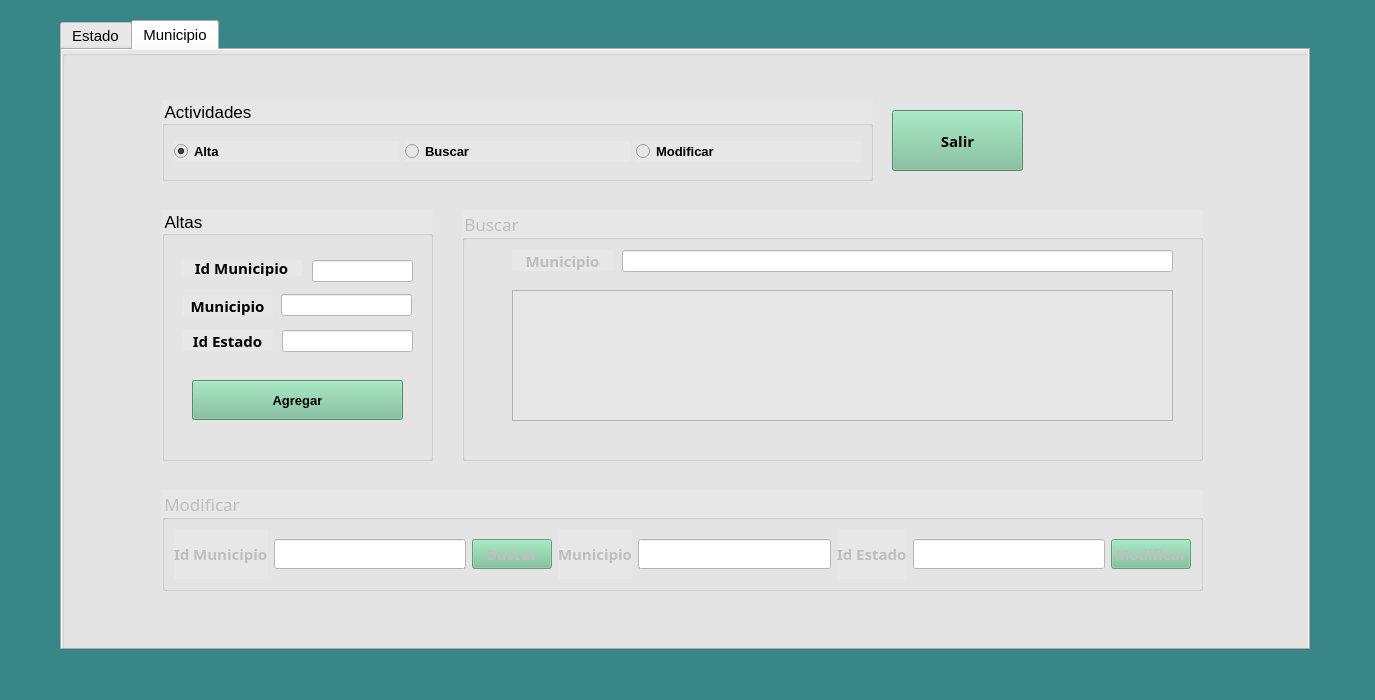
<?xml version="1.0" encoding="UTF-8"?>
<ui version="4.0">
 <class>estadosMun</class>
 <widget class="QWidget" name="estadosMun">
  <property name="geometry">
   <rect>
    <x>0</x>
    <y>0</y>
    <width>1375</width>
    <height>700</height>
   </rect>
  </property>
  <property name="minimumSize">
   <size>
    <width>1375</width>
    <height>700</height>
   </size>
  </property>
  <property name="maximumSize">
   <size>
    <width>1375</width>
    <height>700</height>
   </size>
  </property>
  <property name="windowTitle">
   <string>Estados y municipios</string>
  </property>
  <property name="windowIcon">
   <iconset resource="images.qrc">
    <normaloff>:/Images/if_Turtle_204384.ico</normaloff>:/Images/if_Turtle_204384.ico</iconset>
  </property>
  <widget class="QLabel" name="background">
   <property name="geometry">
    <rect>
     <x>0</x>
     <y>0</y>
     <width>1375</width>
     <height>700</height>
    </rect>
   </property>
   <property name="minimumSize">
    <size>
     <width>1375</width>
     <height>700</height>
    </size>
   </property>
   <property name="maximumSize">
    <size>
     <width>1375</width>
     <height>700</height>
    </size>
   </property>
   <property name="styleSheet">
    <string notr="true">background-color: rgb(57, 134, 137)</string>
   </property>
   <property name="text">
    <string/>
   </property>
  </widget>
  <widget class="QTabWidget" name="tabWidget">
   <property name="geometry">
    <rect>
     <x>60</x>
     <y>20</y>
     <width>1250</width>
     <height>630</height>
    </rect>
   </property>
   <property name="minimumSize">
    <size>
     <width>1250</width>
     <height>630</height>
    </size>
   </property>
   <property name="maximumSize">
    <size>
     <width>1250</width>
     <height>630</height>
    </size>
   </property>
   <property name="font">
    <font>
     <pointsize>11</pointsize>
    </font>
   </property>
   <property name="currentIndex">
    <number>1</number>
   </property>
   <widget class="QWidget" name="Estados">
    <property name="font">
     <font>
      <pointsize>11</pointsize>
     </font>
    </property>
    <attribute name="title">
     <string>Estado</string>
    </attribute>
    <widget class="QGroupBox" name="groupBox">
     <property name="geometry">
      <rect>
       <x>0</x>
       <y>0</y>
       <width>1250</width>
       <height>611</height>
      </rect>
     </property>
     <property name="minimumSize">
      <size>
       <width>1250</width>
       <height>611</height>
      </size>
     </property>
     <property name="maximumSize">
      <size>
       <width>1250</width>
       <height>611</height>
      </size>
     </property>
     <property name="styleSheet">
      <string notr="true">background-color: rgb(206, 206, 206);
background-color: rgb(231, 231, 231);</string>
     </property>
     <property name="title">
      <string/>
     </property>
     <widget class="QGroupBox" name="gbActivity">
      <property name="geometry">
       <rect>
        <x>100</x>
        <y>50</y>
        <width>711</width>
        <height>81</height>
       </rect>
      </property>
      <property name="minimumSize">
       <size>
        <width>711</width>
        <height>81</height>
       </size>
      </property>
      <property name="maximumSize">
       <size>
        <width>711</width>
        <height>81</height>
       </size>
      </property>
      <property name="font">
       <font>
        <pointsize>13</pointsize>
       </font>
      </property>
      <property name="title">
       <string>Actividades</string>
      </property>
      <layout class="QGridLayout" name="gridLayout">
       <item row="0" column="1">
        <widget class="QRadioButton" name="buscarEstadoRB">
         <property name="font">
          <font>
           <pointsize>10</pointsize>
           <weight>75</weight>
           <bold>true</bold>
          </font>
         </property>
         <property name="text">
          <string>Buscar</string>
         </property>
        </widget>
       </item>
       <item row="0" column="2">
        <widget class="QRadioButton" name="modEstadoRB">
         <property name="font">
          <font>
           <pointsize>10</pointsize>
           <weight>75</weight>
           <bold>true</bold>
          </font>
         </property>
         <property name="text">
          <string>Modificar</string>
         </property>
        </widget>
       </item>
       <item row="0" column="0">
        <widget class="QRadioButton" name="altaEstadoRB">
         <property name="font">
          <font>
           <pointsize>10</pointsize>
           <weight>75</weight>
           <bold>true</bold>
          </font>
         </property>
         <property name="text">
          <string>Alta</string>
         </property>
         <property name="checked">
          <bool>true</bool>
         </property>
        </widget>
       </item>
      </layout>
     </widget>
     <widget class="QGroupBox" name="gbAltaEdo">
      <property name="enabled">
       <bool>true</bool>
      </property>
      <property name="geometry">
       <rect>
        <x>100</x>
        <y>160</y>
        <width>271</width>
        <height>251</height>
       </rect>
      </property>
      <property name="minimumSize">
       <size>
        <width>271</width>
        <height>251</height>
       </size>
      </property>
      <property name="maximumSize">
       <size>
        <width>271</width>
        <height>251</height>
       </size>
      </property>
      <property name="font">
       <font>
        <pointsize>13</pointsize>
       </font>
      </property>
      <property name="title">
       <string>Altas</string>
      </property>
      <widget class="QLineEdit" name="lneIdEstado">
       <property name="enabled">
        <bool>false</bool>
       </property>
       <property name="geometry">
        <rect>
         <x>110</x>
         <y>54</y>
         <width>141</width>
         <height>22</height>
        </rect>
       </property>
       <property name="font">
        <font>
         <family>Raleway</family>
         <pointsize>11</pointsize>
        </font>
       </property>
       <property name="styleSheet">
        <string notr="true">background-color: rgb(255, 255, 255);</string>
       </property>
       <property name="alignment">
        <set>Qt::AlignCenter</set>
       </property>
      </widget>
      <widget class="QLineEdit" name="lneEstado">
       <property name="enabled">
        <bool>true</bool>
       </property>
       <property name="geometry">
        <rect>
         <x>110</x>
         <y>84</y>
         <width>141</width>
         <height>22</height>
        </rect>
       </property>
       <property name="font">
        <font>
         <family>Raleway</family>
         <pointsize>11</pointsize>
        </font>
       </property>
       <property name="styleSheet">
        <string notr="true">background-color: rgb(255, 255, 255);</string>
       </property>
      </widget>
      <widget class="QLabel" name="lbEstado">
       <property name="enabled">
        <bool>true</bool>
       </property>
       <property name="geometry">
        <rect>
         <x>20</x>
         <y>88</y>
         <width>71</width>
         <height>16</height>
        </rect>
       </property>
       <property name="font">
        <font>
         <family>Raleway</family>
         <pointsize>11</pointsize>
         <weight>75</weight>
         <bold>true</bold>
        </font>
       </property>
       <property name="text">
        <string>Estado</string>
       </property>
       <property name="alignment">
        <set>Qt::AlignCenter</set>
       </property>
      </widget>
      <widget class="QPushButton" name="pbAgregar">
       <property name="enabled">
        <bool>true</bool>
       </property>
       <property name="geometry">
        <rect>
         <x>30</x>
         <y>143</y>
         <width>211</width>
         <height>40</height>
        </rect>
       </property>
       <property name="font">
        <font>
         <pointsize>10</pointsize>
         <weight>75</weight>
         <bold>true</bold>
        </font>
       </property>
       <property name="styleSheet">
        <string notr="true">background-color: rgb(120, 190, 151);</string>
       </property>
       <property name="text">
        <string>Agregar</string>
       </property>
      </widget>
      <widget class="QLabel" name="lbIdEstado">
       <property name="enabled">
        <bool>true</bool>
       </property>
       <property name="geometry">
        <rect>
         <x>20</x>
         <y>58</y>
         <width>81</width>
         <height>16</height>
        </rect>
       </property>
       <property name="font">
        <font>
         <family>Raleway</family>
         <pointsize>11</pointsize>
         <weight>75</weight>
         <bold>true</bold>
        </font>
       </property>
       <property name="text">
        <string>Id Estado</string>
       </property>
       <property name="alignment">
        <set>Qt::AlignCenter</set>
       </property>
      </widget>
     </widget>
     <widget class="QGroupBox" name="gbBuscarEdo">
      <property name="enabled">
       <bool>false</bool>
      </property>
      <property name="geometry">
       <rect>
        <x>400</x>
        <y>160</y>
        <width>741</width>
        <height>251</height>
       </rect>
      </property>
      <property name="minimumSize">
       <size>
        <width>741</width>
        <height>251</height>
       </size>
      </property>
      <property name="maximumSize">
       <size>
        <width>741</width>
        <height>251</height>
       </size>
      </property>
      <property name="font">
       <font>
        <family>Raleway</family>
        <pointsize>13</pointsize>
       </font>
      </property>
      <property name="title">
       <string>Buscar</string>
      </property>
      <widget class="QLabel" name="lbEstadoBusqueda">
       <property name="geometry">
        <rect>
         <x>60</x>
         <y>40</y>
         <width>81</width>
         <height>21</height>
        </rect>
       </property>
       <property name="font">
        <font>
         <family>Raleway</family>
         <pointsize>11</pointsize>
         <weight>75</weight>
         <bold>true</bold>
        </font>
       </property>
       <property name="text">
        <string>Estado</string>
       </property>
       <property name="alignment">
        <set>Qt::AlignCenter</set>
       </property>
      </widget>
      <widget class="QLineEdit" name="lneQueryEdo">
       <property name="geometry">
        <rect>
         <x>160</x>
         <y>40</y>
         <width>551</width>
         <height>22</height>
        </rect>
       </property>
       <property name="font">
        <font>
         <family>Raleway</family>
         <pointsize>11</pointsize>
        </font>
       </property>
       <property name="styleSheet">
        <string notr="true">background-color: rgb(255, 255, 255);</string>
       </property>
      </widget>
      <widget class="QTableView" name="tvQueryEdo">
       <property name="geometry">
        <rect>
         <x>50</x>
         <y>80</y>
         <width>661</width>
         <height>131</height>
        </rect>
       </property>
      </widget>
     </widget>
     <widget class="QGroupBox" name="gbModificarEdo">
      <property name="enabled">
       <bool>false</bool>
      </property>
      <property name="geometry">
       <rect>
        <x>100</x>
        <y>440</y>
        <width>1041</width>
        <height>101</height>
       </rect>
      </property>
      <property name="minimumSize">
       <size>
        <width>1041</width>
        <height>101</height>
       </size>
      </property>
      <property name="maximumSize">
       <size>
        <width>1041</width>
        <height>101</height>
       </size>
      </property>
      <property name="font">
       <font>
        <family>Raleway</family>
        <pointsize>13</pointsize>
       </font>
      </property>
      <property name="title">
       <string>Modificar</string>
      </property>
      <layout class="QHBoxLayout" name="horizontalLayout_2">
       <item>
        <widget class="QLabel" name="lbIdSubModificarEstado">
         <property name="font">
          <font>
           <family>Raleway</family>
           <pointsize>11</pointsize>
           <weight>75</weight>
           <bold>true</bold>
          </font>
         </property>
         <property name="text">
          <string>Id Estado</string>
         </property>
        </widget>
       </item>
       <item>
        <widget class="QLineEdit" name="lneIdEstadoMod">
         <property name="font">
          <font>
           <family>Raleway</family>
           <pointsize>11</pointsize>
          </font>
         </property>
         <property name="styleSheet">
          <string notr="true">background-color: rgb(255, 255, 255);</string>
         </property>
        </widget>
       </item>
       <item>
        <widget class="QPushButton" name="pbBuscarEdo">
         <property name="font">
          <font>
           <family>Raleway</family>
           <pointsize>11</pointsize>
           <weight>75</weight>
           <bold>true</bold>
          </font>
         </property>
         <property name="styleSheet">
          <string notr="true">background-color: rgb(120, 190, 151);</string>
         </property>
         <property name="text">
          <string>Buscar</string>
         </property>
        </widget>
       </item>
       <item>
        <widget class="QLabel" name="lbSubModificarEstado">
         <property name="font">
          <font>
           <family>Raleway</family>
           <pointsize>11</pointsize>
           <weight>75</weight>
           <bold>true</bold>
          </font>
         </property>
         <property name="text">
          <string>Estado</string>
         </property>
        </widget>
       </item>
       <item>
        <widget class="QLineEdit" name="lneEdoMod">
         <property name="font">
          <font>
           <family>Raleway</family>
           <pointsize>11</pointsize>
          </font>
         </property>
         <property name="styleSheet">
          <string notr="true">background-color: rgb(255, 255, 255);</string>
         </property>
        </widget>
       </item>
       <item>
        <widget class="QPushButton" name="pbModificarEdo">
         <property name="font">
          <font>
           <family>Raleway</family>
           <pointsize>11</pointsize>
           <weight>75</weight>
           <bold>true</bold>
          </font>
         </property>
         <property name="styleSheet">
          <string notr="true">
background-color: rgb(120, 190, 151);</string>
         </property>
         <property name="text">
          <string>Modificar</string>
         </property>
        </widget>
       </item>
      </layout>
     </widget>
     <widget class="QPushButton" name="pbOut2">
      <property name="geometry">
       <rect>
        <x>840</x>
        <y>60</y>
        <width>131</width>
        <height>61</height>
       </rect>
      </property>
      <property name="font">
       <font>
        <family>Raleway</family>
        <pointsize>11</pointsize>
        <weight>75</weight>
        <bold>true</bold>
       </font>
      </property>
      <property name="styleSheet">
       <string notr="true">background-color: rgb(120, 190, 151);</string>
      </property>
      <property name="text">
       <string>Salir</string>
      </property>
      <property name="icon">
       <iconset resource="images.qrc">
        <normaloff>:/Images/door_out.ico</normaloff>:/Images/door_out.ico</iconset>
      </property>
     </widget>
    </widget>
   </widget>
   <widget class="QWidget" name="Municipios">
    <attribute name="title">
     <string>Municipio</string>
    </attribute>
    <widget class="QGroupBox" name="groupBox_2">
     <property name="geometry">
      <rect>
       <x>0</x>
       <y>0</y>
       <width>1250</width>
       <height>611</height>
      </rect>
     </property>
     <property name="minimumSize">
      <size>
       <width>1250</width>
       <height>611</height>
      </size>
     </property>
     <property name="maximumSize">
      <size>
       <width>1250</width>
       <height>611</height>
      </size>
     </property>
     <property name="styleSheet">
      <string notr="true">background-color: rgb(206, 206, 206);
background-color: rgb(231, 231, 231);</string>
     </property>
     <property name="title">
      <string/>
     </property>
     <widget class="QGroupBox" name="gbActivityMpo">
      <property name="geometry">
       <rect>
        <x>100</x>
        <y>50</y>
        <width>711</width>
        <height>81</height>
       </rect>
      </property>
      <property name="minimumSize">
       <size>
        <width>711</width>
        <height>81</height>
       </size>
      </property>
      <property name="maximumSize">
       <size>
        <width>711</width>
        <height>81</height>
       </size>
      </property>
      <property name="font">
       <font>
        <pointsize>13</pointsize>
       </font>
      </property>
      <property name="title">
       <string>Actividades</string>
      </property>
      <layout class="QGridLayout" name="gridLayout_2">
       <item row="0" column="1">
        <widget class="QRadioButton" name="buscarMunicipioRB">
         <property name="font">
          <font>
           <pointsize>10</pointsize>
           <weight>75</weight>
           <bold>true</bold>
          </font>
         </property>
         <property name="text">
          <string>Buscar</string>
         </property>
        </widget>
       </item>
       <item row="0" column="2">
        <widget class="QRadioButton" name="modMunicipioRB">
         <property name="font">
          <font>
           <pointsize>10</pointsize>
           <weight>75</weight>
           <bold>true</bold>
          </font>
         </property>
         <property name="text">
          <string>Modificar</string>
         </property>
        </widget>
       </item>
       <item row="0" column="0">
        <widget class="QRadioButton" name="altaMunicipioRB">
         <property name="font">
          <font>
           <pointsize>10</pointsize>
           <weight>75</weight>
           <bold>true</bold>
          </font>
         </property>
         <property name="text">
          <string>Alta</string>
         </property>
         <property name="checked">
          <bool>true</bool>
         </property>
        </widget>
       </item>
      </layout>
     </widget>
     <widget class="QGroupBox" name="gbAltaMunicipio">
      <property name="enabled">
       <bool>true</bool>
      </property>
      <property name="geometry">
       <rect>
        <x>100</x>
        <y>160</y>
        <width>271</width>
        <height>251</height>
       </rect>
      </property>
      <property name="font">
       <font>
        <pointsize>13</pointsize>
       </font>
      </property>
      <property name="title">
       <string>Altas</string>
      </property>
      <widget class="QLineEdit" name="lneIdMpo">
       <property name="enabled">
        <bool>false</bool>
       </property>
       <property name="geometry">
        <rect>
         <x>150</x>
         <y>50</y>
         <width>101</width>
         <height>22</height>
        </rect>
       </property>
       <property name="font">
        <font>
         <family>Raleway</family>
         <pointsize>11</pointsize>
        </font>
       </property>
       <property name="styleSheet">
        <string notr="true">background-color: rgb(255, 255, 255);</string>
       </property>
       <property name="alignment">
        <set>Qt::AlignCenter</set>
       </property>
      </widget>
      <widget class="QLineEdit" name="lneMunicipio">
       <property name="enabled">
        <bool>true</bool>
       </property>
       <property name="geometry">
        <rect>
         <x>119</x>
         <y>84</y>
         <width>131</width>
         <height>22</height>
        </rect>
       </property>
       <property name="font">
        <font>
         <family>Raleway</family>
         <pointsize>11</pointsize>
        </font>
       </property>
       <property name="styleSheet">
        <string notr="true">background-color: rgb(255, 255, 255);</string>
       </property>
      </widget>
      <widget class="QLabel" name="lbMunicipio">
       <property name="enabled">
        <bool>true</bool>
       </property>
       <property name="geometry">
        <rect>
         <x>20</x>
         <y>85</y>
         <width>91</width>
         <height>21</height>
        </rect>
       </property>
       <property name="font">
        <font>
         <family>Raleway</family>
         <pointsize>11</pointsize>
         <weight>75</weight>
         <bold>true</bold>
        </font>
       </property>
       <property name="text">
        <string>Municipio</string>
       </property>
       <property name="alignment">
        <set>Qt::AlignCenter</set>
       </property>
      </widget>
      <widget class="QPushButton" name="pbAgregarMpo">
       <property name="enabled">
        <bool>true</bool>
       </property>
       <property name="geometry">
        <rect>
         <x>30</x>
         <y>170</y>
         <width>211</width>
         <height>40</height>
        </rect>
       </property>
       <property name="font">
        <font>
         <pointsize>10</pointsize>
         <weight>75</weight>
         <bold>true</bold>
        </font>
       </property>
       <property name="styleSheet">
        <string notr="true">background-color: rgb(120, 190, 151);</string>
       </property>
       <property name="text">
        <string>Agregar</string>
       </property>
      </widget>
      <widget class="QLabel" name="lbIdMunicipio">
       <property name="enabled">
        <bool>true</bool>
       </property>
       <property name="geometry">
        <rect>
         <x>19</x>
         <y>50</y>
         <width>121</width>
         <height>16</height>
        </rect>
       </property>
       <property name="font">
        <font>
         <family>Raleway</family>
         <pointsize>11</pointsize>
         <weight>75</weight>
         <bold>true</bold>
        </font>
       </property>
       <property name="text">
        <string>Id Municipio</string>
       </property>
       <property name="alignment">
        <set>Qt::AlignCenter</set>
       </property>
      </widget>
      <widget class="QLabel" name="lbIdEstadoMpo">
       <property name="enabled">
        <bool>true</bool>
       </property>
       <property name="geometry">
        <rect>
         <x>20</x>
         <y>120</y>
         <width>91</width>
         <height>21</height>
        </rect>
       </property>
       <property name="font">
        <font>
         <family>Raleway</family>
         <pointsize>11</pointsize>
         <weight>75</weight>
         <bold>true</bold>
        </font>
       </property>
       <property name="text">
        <string>Id Estado</string>
       </property>
       <property name="alignment">
        <set>Qt::AlignCenter</set>
       </property>
      </widget>
      <widget class="QLineEdit" name="lneEstadoMpo">
       <property name="enabled">
        <bool>true</bool>
       </property>
       <property name="geometry">
        <rect>
         <x>120</x>
         <y>120</y>
         <width>131</width>
         <height>22</height>
        </rect>
       </property>
       <property name="font">
        <font>
         <family>Raleway</family>
         <pointsize>11</pointsize>
        </font>
       </property>
       <property name="styleSheet">
        <string notr="true">background-color: rgb(255, 255, 255);</string>
       </property>
      </widget>
     </widget>
     <widget class="QGroupBox" name="gbBuscarMpo">
      <property name="enabled">
       <bool>false</bool>
      </property>
      <property name="geometry">
       <rect>
        <x>400</x>
        <y>160</y>
        <width>741</width>
        <height>251</height>
       </rect>
      </property>
      <property name="font">
       <font>
        <family>Raleway</family>
        <pointsize>13</pointsize>
       </font>
      </property>
      <property name="title">
       <string>Buscar</string>
      </property>
      <widget class="QLabel" name="lbMunicipioBsq">
       <property name="geometry">
        <rect>
         <x>50</x>
         <y>40</y>
         <width>101</width>
         <height>21</height>
        </rect>
       </property>
       <property name="font">
        <font>
         <family>Raleway</family>
         <pointsize>11</pointsize>
         <weight>75</weight>
         <bold>true</bold>
        </font>
       </property>
       <property name="text">
        <string>Municipio</string>
       </property>
       <property name="alignment">
        <set>Qt::AlignCenter</set>
       </property>
      </widget>
      <widget class="QLineEdit" name="lneQueryMpo">
       <property name="geometry">
        <rect>
         <x>160</x>
         <y>40</y>
         <width>551</width>
         <height>22</height>
        </rect>
       </property>
       <property name="font">
        <font>
         <family>Raleway</family>
         <pointsize>11</pointsize>
        </font>
       </property>
       <property name="styleSheet">
        <string notr="true">background-color: rgb(255, 255, 255);</string>
       </property>
      </widget>
      <widget class="QTableView" name="tvQueryMpo">
       <property name="geometry">
        <rect>
         <x>50</x>
         <y>80</y>
         <width>661</width>
         <height>131</height>
        </rect>
       </property>
      </widget>
     </widget>
     <widget class="QGroupBox" name="gbModificarMpo">
      <property name="enabled">
       <bool>false</bool>
      </property>
      <property name="geometry">
       <rect>
        <x>100</x>
        <y>440</y>
        <width>1041</width>
        <height>101</height>
       </rect>
      </property>
      <property name="font">
       <font>
        <family>Raleway</family>
        <pointsize>13</pointsize>
       </font>
      </property>
      <property name="title">
       <string>Modificar</string>
      </property>
      <layout class="QHBoxLayout" name="horizontalLayout_3">
       <item>
        <widget class="QLabel" name="lbIdSubModificarMpo">
         <property name="font">
          <font>
           <family>Raleway</family>
           <pointsize>11</pointsize>
           <weight>75</weight>
           <bold>true</bold>
          </font>
         </property>
         <property name="text">
          <string>Id Municipio</string>
         </property>
        </widget>
       </item>
       <item>
        <widget class="QLineEdit" name="lneIdMpoMod">
         <property name="font">
          <font>
           <family>Raleway</family>
           <pointsize>11</pointsize>
          </font>
         </property>
         <property name="styleSheet">
          <string notr="true">background-color: rgb(255, 255, 255);</string>
         </property>
        </widget>
       </item>
       <item>
        <widget class="QPushButton" name="pbBuscarMpo">
         <property name="font">
          <font>
           <family>Raleway</family>
           <pointsize>11</pointsize>
           <weight>75</weight>
           <bold>true</bold>
          </font>
         </property>
         <property name="styleSheet">
          <string notr="true">background-color: rgb(120, 190, 151);</string>
         </property>
         <property name="text">
          <string>Buscar</string>
         </property>
        </widget>
       </item>
       <item>
        <widget class="QLabel" name="lbSubModificarMpo">
         <property name="font">
          <font>
           <family>Raleway</family>
           <pointsize>11</pointsize>
           <weight>75</weight>
           <bold>true</bold>
          </font>
         </property>
         <property name="text">
          <string>Municipio</string>
         </property>
        </widget>
       </item>
       <item>
        <widget class="QLineEdit" name="lneMpoMod">
         <property name="font">
          <font>
           <family>Raleway</family>
           <pointsize>11</pointsize>
          </font>
         </property>
         <property name="styleSheet">
          <string notr="true">background-color: rgb(255, 255, 255);</string>
         </property>
        </widget>
       </item>
       <item>
        <widget class="QLabel" name="lbSubModificarEdoMpo">
         <property name="font">
          <font>
           <family>Raleway</family>
           <pointsize>11</pointsize>
           <weight>75</weight>
           <bold>true</bold>
          </font>
         </property>
         <property name="text">
          <string>Id Estado</string>
         </property>
        </widget>
       </item>
       <item>
        <widget class="QLineEdit" name="lneEdoMpoMod">
         <property name="font">
          <font>
           <family>Raleway</family>
           <pointsize>11</pointsize>
          </font>
         </property>
         <property name="styleSheet">
          <string notr="true">background-color: rgb(255, 255, 255);</string>
         </property>
        </widget>
       </item>
       <item>
        <widget class="QPushButton" name="pbModificarMpo">
         <property name="font">
          <font>
           <family>Raleway</family>
           <pointsize>11</pointsize>
           <weight>75</weight>
           <bold>true</bold>
          </font>
         </property>
         <property name="styleSheet">
          <string notr="true">
background-color: rgb(120, 190, 151);</string>
         </property>
         <property name="text">
          <string>Modificar</string>
         </property>
        </widget>
       </item>
      </layout>
     </widget>
     <widget class="QPushButton" name="pbOut2_2">
      <property name="geometry">
       <rect>
        <x>830</x>
        <y>60</y>
        <width>131</width>
        <height>61</height>
       </rect>
      </property>
      <property name="font">
       <font>
        <family>Raleway</family>
        <pointsize>11</pointsize>
        <weight>75</weight>
        <bold>true</bold>
       </font>
      </property>
      <property name="styleSheet">
       <string notr="true">background-color: rgb(120, 190, 151);</string>
      </property>
      <property name="text">
       <string>Salir</string>
      </property>
      <property name="icon">
       <iconset resource="images.qrc">
        <normaloff>:/Images/door_out.ico</normaloff>:/Images/door_out.ico</iconset>
      </property>
     </widget>
    </widget>
   </widget>
  </widget>
 </widget>
 <resources>
  <include location="images.qrc"/>
 </resources>
 <connections/>
</ui>
